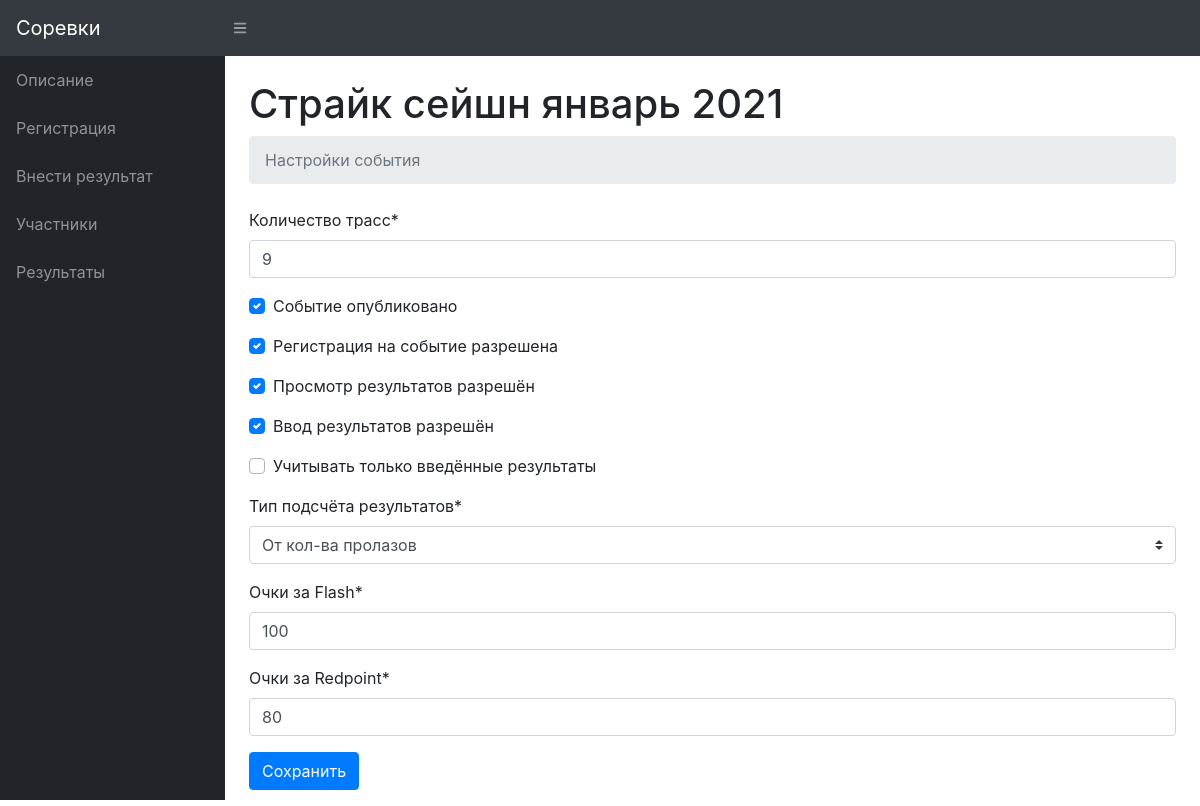
Screenshot of /e/1/admin_settings/ with the database file from the repository.
### events/models.py (models this page shows)
class Event(models.Model):
    title = models.CharField(max_length=128)
    date = models.DateField(null=True)
    poster = models.ImageField(upload_to=settings.MEDIA_POSTERS_DIR, blank=True, null=True)
    description = models.TextField(null=True)
    routes_num = models.IntegerField(null=True)
    is_published = models.BooleanField(default=False)
    is_registration_open = models.BooleanField(default=False)
    is_results_allowed = models.BooleanField(default=False)
    is_enter_result_allowed = models.BooleanField(default=False)
    is_count_only_entered_results = models.BooleanField(default=False)
    SCORE_SIMPLE_SUM = 'SUM'
    SCORE_PROPORTIONAL = 'PROP'
    SCORE_TYPE = [
        (SCORE_SIMPLE_SUM, 'Сумма баллов'),
        (SCORE_PROPORTIONAL, 'От кол-ва пролазов'),
    ]
    score_type = models.CharField(max_length=4, choices=SCORE_TYPE, default=SCORE_SIMPLE_SUM)
    flash_points = models.IntegerField(default=100)
    redpoint_points = models.IntegerField(default=80)

### events/views.py (the view, shortened to what this page needs)
# urls.py: path('e/<int:event_id>/admin_settings/', views.EventAdminSettingsView.as_view(), name='event_admin_settings'),
class EventAdminSettingsView(views.View):
    @staticmethod
    def get(request, event_id):
        event = Event.objects.get(id=event_id)
        return render(
            request=request,
            template_name='events/event-admin-settings.html',
            context={
                'event': event,
                'form': EventAdminSettingsForm(instance=event),
            }
        )

### events/forms.py
class EventAdminSettingsForm(forms.ModelForm):
    def __init__(self, *args, **kwargs):
        super().__init__(*args, **kwargs)
        self.helper = FormHelper()
        self.helper.form_method = 'post'
        self.helper.add_input(Submit('submit', 'Сохранить'))
    class Meta:
        model = Event
        fields = [
            'routes_num',
            'is_published',
            'is_registration_open',
            'is_results_allowed',
            'is_enter_result_allowed',
            'is_count_only_entered_results',
            'score_type',
            'flash_points',
            'redpoint_points',
        ]
        labels = {
            'routes_num': 'Количество трасс',
            'is_published': 'Событие опубликовано',
            'is_registration_open': 'Регистрация на событие разрешена',
            'is_results_allowed': 'Просмотр результатов разрешён',
            'is_enter_result_allowed': 'Ввод результатов разрешён',
            'is_count_only_entered_results': 'Учитывать только введённые результаты',
            'score_type': 'Тип подсчёта результатов',
            'flash_points': 'Очки за Flash',
            'redpoint_points': 'Очки за Redpoint',
        }

### events/templates/events/event-admin-settings.html
{% extends 'events/event-base.html' %}
{% load crispy_forms_tags %}
{% block title %}
Настройки события
{% endblock %}
{% block content %}
{% crispy form %}
{% endblock %}

### events/templates/events/event-base.html
{% extends 'events/base.html' %}
{% block container %}
<h1 class="mt-4">{{ event.title }}</h1>
<ol class="breadcrumb mb-4">
  <li class="breadcrumb-item active">
    {% block title %} {% endblock %}
  </li>
</ol>
<section class="tab-pane fade show active">
  {% block content %} {% endblock %}
</section>
{% endblock %}

### rows the page displays
Event: title "Страйк сейшн январь 2021", routes_num "9", score_type "От кол-ва пролазов", flash_points "100", redpoint_points "80"
